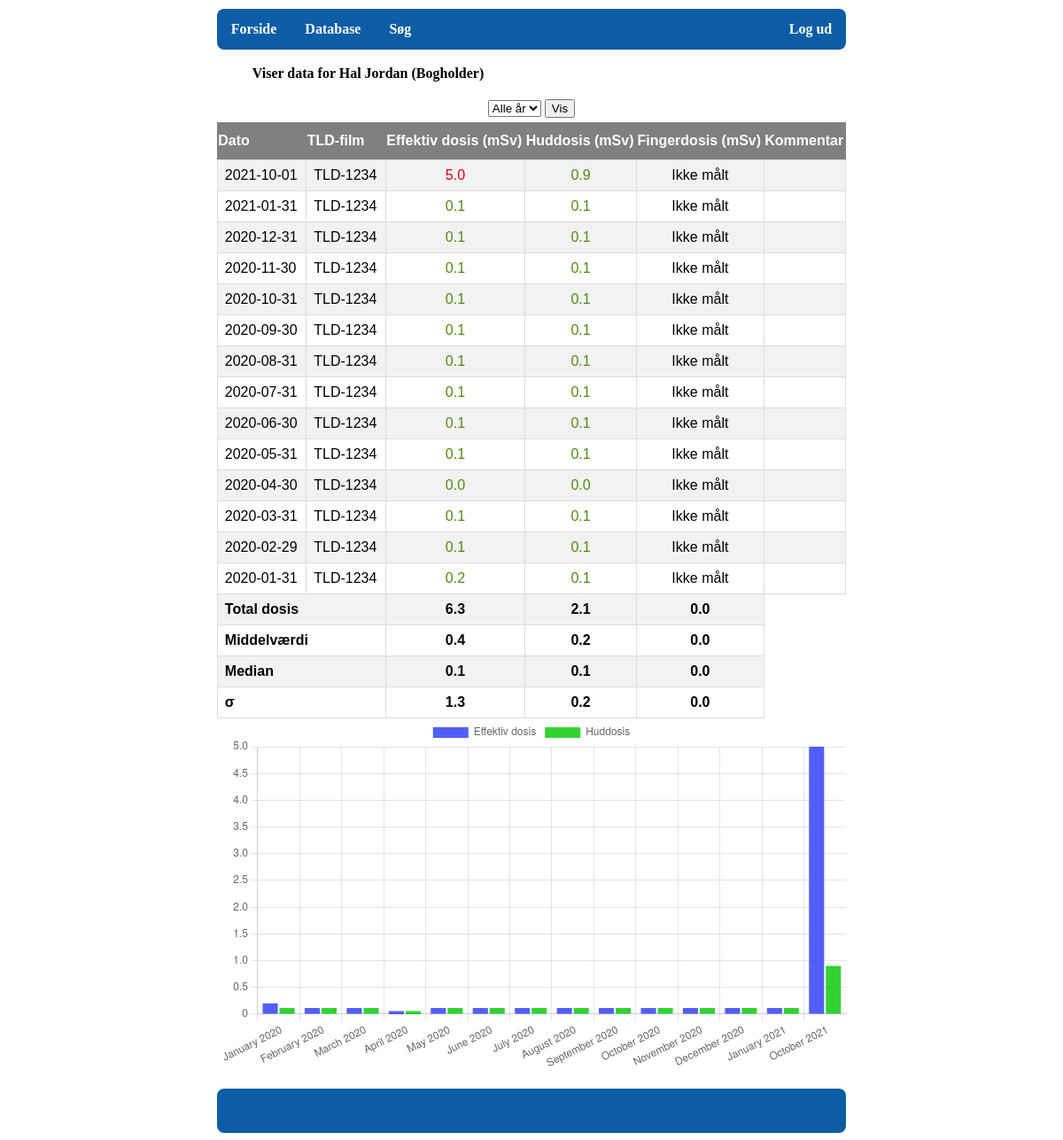
/show_dose.php?navn=Hal+Jordan&year=all (signed in), run on the app's committed database.
### tables this page shows
CREATE TABLE `historik` (
  `id` int NOT NULL,
  `date` date NOT NULL,
  `TLD` varchar(50) NOT NULL,
  `name` text NOT NULL,
  `effective_dose` decimal(2,1) NOT NULL,
  `skin_dose` decimal(2,1) NOT NULL,
  `finger_dose` decimal(3,1) DEFAULT NULL,
  `comment` varchar(400) DEFAULT NULL
);

### src/modules/monthFromDates.php (called while the page is built, shortened)
<?php
function extract_months($date_array){
$weekdays_da = $arrayName = array('Monday' => 'Mandag', 'Tuesday' => 'Tirsdag', 'Wednesday' => 'Onsdag',
    'Thursday' => 'Torsdag', 'Friday' => 'Fredag', 'Saturday' => 'Lørdag',
    'Sunday' => 'Søndag');
$month_array = array();
foreach($date_array as $date){
    $month = date("F",strtotime($date));
    $year = date("Y",strtotime($date));
    if (array_key_exists($month,$weekdays_da)){
        $da_month = $weekdays_da[$month];
        $month_array[] = "'$da_month $year'";
    }
    else{
        $month_array[] = "'$month $year'";
    }
}
return $month_array;
}
?>

### src/show_dose.php (the view, shortened to what this page needs)
<?php
require('modules/common_functions.php');
require('modules/monthFromDates.php');
echo(html_header());
$db_host = getenv('mysql_addr');
$db_user = getenv('mysql_user');
$db_password = getenv('mysql_pass');
$db = getenv('mysql_dosedb');
$conn = mysqli_connect($db_host, $db_user, $db_password, $db);
$name = (isset($_GET["navn"]) ) ? htmlspecialchars($_GET["navn"]) : "John+Doe";
$year = (isset($_GET["year"]) ) ? htmlspecialchars($_GET["year"]) : "all";
$date_array = array();
$effective_dose_array = array();
$skin_dose_array = array();
$finger_dose_array = array();
$total_effective_dose = 0;
$total_skin_dose = 0;
$total_finger_dose = 0;
if($_GET["year"] != 'all'){
	$year = $_GET["year"];
	$query_full = True;
} else {
	$query_full = False;
}
if($query_full){
	$query = "SELECT * FROM historik WHERE name='" . $name . "' AND YEAR(date)='" . $year . "' ORDER BY date DESC";
} else {
	$query = "SELECT * FROM historik WHERE name='" . $name . "' ORDER BY date DESC";
}
$result = mysqli_query($conn, $query);
$position = single_sql_value($conn, "SELECT personel_type FROM personale WHERE name='" . $name . "' LIMIT 1", 0);
echo '<div class="body_text"><b>Viser data for ' . $name . ' (<a href="show_group_dose.php?group=' . $position . '&year=all">' . $position . '</a>)</b></div>';
?>
<div align="center">
	<form method="GET" action="">
		<select name="year" id="year">
			<option value="all">Alle år</option>
		</select>
		<input type="submit" name="submit" value="Vis"><br>
	</form>
</div>
<div align="center">
	<table class="simple_table">
		<tr>
			<th>Dato</th>
			<th>TLD-film</th>
			<th>Effektiv dosis (mSv)</th>
			<th>Huddosis (mSv)</th>
			<th>Fingerdosis (mSv)</th>
			<th>Kommentar</th>
		</tr>
		<?php
		while($row = mysqli_fetch_array($result)){
			$total_effective_dose += $row["effective_dose"];
			$total_skin_dose += $row["skin_dose"];
			$total_finger_dose += $row["finger_dose"];
			if (isset( $n_meas ) ){
				$n_meas++;
			}
			else{
				$n_meas = 1;
			}
			array_push($date_array, date('Y-m-d', strtotime($row["date"])));
			array_push($effective_dose_array, $row["effective_dose"]);
			array_push($skin_dose_array, $row["skin_dose"]);
			array_push($finger_dose_array, $row["finger_dose"]);
			$bool_finger_dose = True;
	        if($row["effective_dose"] > 1){
				$color_eff = "#D8000C";
			} elseif($row["effective_dose"] >= 0.5){
				$color_eff = "#FBB117";
			} elseif($row["effective_dose"] >= 0){
				$color_eff = "#4F8A10";
			} else {
				$color_eff = "black";
			}
			if($row["skin_dose"] > 50){
				$color_skin = "#D8000C";
			} elseif($row["skin_dose"] > 25){
				$color_skin = "#FBB117";
			} elseif($row["skin_dose"] >= 0){
				$color_skin = "#4F8A10";
			} else {
				$color_skin = "black";
			}
			if($bool_finger_dose){
				if($row["finger_dose"] > 40){
					$color_finger = "#D8000C";
				} elseif($row["finger_dose"] > 20){
					$color_finger = "#FBB117";
				} elseif($row["finger_dose"] >= 0){
					$color_finger = "#4F8A10";
				} else {
					$color_finger = "black";
				}
			} else {
				$color_finger = "black";
			}
		?>
			<tr>
				<td><?php echo $row["date"]; ?></td>
				<td><a href="edit.php?TLD=<?php echo $row["TLD"]; ?>&name=<?php echo $row["name"]; ?>"><?php echo $row["TLD"]; ?></a></td>
				<td align="center"><?php echo '<span style="color: ' . $color_eff . '">' . $row["effective_dose"]; ?></td>
				<td align="center"><?php echo '<span style="color: ' . $color_skin . '">' . $row["skin_dose"]; ?></td>
				<?php
				if(!is_null($row["finger_dose"])){
					echo '<td align="center"><span style="color: ' . $color_finger . '">' . $row["finger_dose"] . '</td>';
				} else {
					echo '<td align="center">Ikke målt</td>';
				}
				?>
				<td><?php echo $row["comment"]; ?></td>
			</tr>
	<?php
		}
	?>
		<tr>
			<td colspan="2"><b>Total dosis</b></td>
			<td align="center"><b><?php echo number_format($total_effective_dose,1); ?></b></td>
			<td align="center"><b><?php echo number_format($total_skin_dose,1); ?></b></td>
			<?php
			if($bool_finger_dose){
				echo '<td align="center"><b>' . number_format($total_finger_dose,1) . '</b></td>';
			} else {
				echo '<td>/</td>';
			}
			?>
		</tr>
		<tr>
			<td colspan="2"><b>Middelværdi</b></td>
			<td align="center"><b><?php echo number_format($total_effective_dose/$n_meas,1); ?></b></td>
			<td align="center"><b><?php echo number_format($total_skin_dose/$n_meas,1); ?></b></td>
			<?php
			if($bool_finger_dose){
				echo '<td align="center"><b>' . number_format($total_finger_dose/$n_meas,1) . '</b></td>';
			} else {
				echo '<td>/</td>';
			}
			?>
		</tr>
		<tr>
			<td colspan="2"><b>Median</b></td>
			<td align="center"><b><?php echo number_format(median($effective_dose_array),1); ?></b></td>
			<td align="center"><b><?php echo number_format(median($skin_dose_array),1); ?></b></td>
			<?php
			if($bool_finger_dose){
				echo '<td align="center"><b>' . number_format(median($finger_dose_array),1) . '</b></td>';
			} else {
				echo '<td>/</td>';
			}
			?>
		</tr>
		<tr>
			<td colspan="2"><b>&sigma;</b></td>
			<td align="center"><b><?php echo number_format(standard_deviation($effective_dose_array),1); ?></b></td>
			<td align="center"><b><?php echo number_format(standard_deviation($skin_dose_array),1); ?></b></td>
			<?php
			if($bool_finger_dose){
				echo '<td align="center"><b>' . number_format(standard_deviation($finger_dose_array),1) . '</b></td>';
			} else {
				echo '<td></td>';
			}
			?>
		</tr>
	</table>
</div>
<?php
$months_for_chart = extract_months(array_reverse($date_array));
$months_for_chart = implode(',', $months_for_chart);
$effective_dose_array_chart = array_reverse($effective_dose_array);
$skin_dose_array_chart = array_reverse($skin_dose_array);
?>
<div class="chart-container">
	<canvas id="doseChart" height="400px"></canvas>
</div>
<script>
const ctx = document.getElementById('doseChart');
const labels = [<?php echo $months_for_chart; ?>];
const data = {
  labels: labels,
  datasets: [
    {
      label: 'Effektiv dosis',
      data: [<?php echo implode(',', $effective_dose_array_chart); ?>],
      borderColor: 'rgba(39, 56, 245, 0.8)',
      backgroundColor: 'rgba(39, 56, 245, 0.8)',
	  minBarLength: 7
    },
    {
      label: 'Huddosis',
      data: [<?php echo implode(',', $skin_dose_array_chart); ?>],
      borderColor: 'rgba(0, 199, 0, 0.8)',
      backgroundColor: 'rgba(0, 199, 0, 0.8)',
	  minBarLength: 7
    }
  ]};
const doseChart = new Chart(ctx, {
    type: 'bar',
    data: data,
    options: {
		responsive: true,
		maintainAspectRatio: false,
        scales: {
            y: {
                beginAtZero: true,
				suggestedMax: 1
            }
        }
    }
});
</script>
<?php
echo '<br/>';
echo html_footer();
?>

### src/modules/common_functions.php (shortened to what this page needs)
<?php
function single_sql_value($con,$query,$column){
    $result = mysqli_query($con, $query);
    $row = mysqli_fetch_array($result);
    $value = $row[$column];
    return($value);
}
function html_header(){
	$site_page = basename($_SERVER['PHP_SELF']);
	$header = "";
	$header = $header . "<!DOCTYPE HTML PUBLIC \"-//W3C//DTD HTML 4.01 Transitional//EN\" \"http://www.w3.org/TR/html4/loose.dtd\">\n";
	$header = $header . "<html>\n";
	$header = $header . "    <head>\n";
	$header = $header . "		 <meta http-equiv=\"X-UA-Compatible\" content=\"IE=EmulateIE7; IE=EmulateIE9;\" >";
	$header = $header . "        <meta http-equiv=\"Content-Type\" content=\"text/html; charset=UTF-8\">\n";
	$header = $header . "        <title>Stråledosis - " . getenv('hospital_name') . "</title>\n";
	$header = $header . "        <link rel=\"stylesheet\" href=\"css/style.css\" type=\"text/css\" media=\"screen\" />\n";
	$header = $header . "		 <script src=\"js/ajax.js\"></script>\n";
	$header = $header . "		 <script src=\"js/chart.js\"></script>\n";
	$header = $header . "    </head>\n";
	$header = $header . "    <body onload=showData('sum')>\n";
	$header = $header . "        <div class=\"container\">\n";
	$header = $header . "			<ul>\n";
	$header = $header . "				<li><a " . ($site_page == 'index.php' ? 'class="active" ' : '') . "href=\"index.php?type=latest&submit=Vis\">Forside</a></li>\n";
	$header = $header . "				<li><a " . ($site_page == 'database.php' ? 'class="active" ' : '') . "href=\"database.php\">Database</a></li>\n";
	$header = $header . "				<li><a " . ($site_page == 'search.php' ? 'class="active" ' : '') . "href=\"search.php\">Søg</a></li>\n";
	$header = $header . "				<li style=\"float:right\"><a href=\"logout.php\">Log ud</a></li>\n";
	$header = $header . "			</ul>\n";
	return($header);
}
function html_footer(){
	$footer = "";
	$footer = $footer . "<div class=\"copyright\">" . getenv('hospital_location') . "\n";
	$footer = $footer . "        </div>\n";
	$footer = $footer . "        </div>\n";
	$footer = $footer . "    </body>\n";
	$footer = $footer . "</html>\n";
	return($footer);
}
function standard_deviation($aValues, $bSample = false){
    $fMean = array_sum($aValues) / count($aValues);
    $fVariance = 0.0;
    foreach ($aValues as $i){
        $fVariance += pow($i - $fMean, 2);
    }
    $fVariance /= ( $bSample ? count($aValues) - 1 : count($aValues) );
    return (float) sqrt($fVariance);
}
function median($arr){
    if($arr){
        $count = count($arr);
        sort($arr);
        $mid = floor(($count-1)/2);
        return ($arr[$mid]+$arr[$mid+1-$count%2])/2;
    }
    return 0;
}
?>

### src/css/style.css (style rules this page uses)
.container { border: 0px solid red; max-width:60%; margin-left:auto; margin-right:auto; }
.copyright { background:#0C5DA5; border-radius: 8px; padding:5px; color:#FFFFFF; font-size:16px; text-align:center; font-weight:bold; height:40px; line-height: 40px; }
.body_text { margin-top:20px; margin-bottom:20px; margin-left:40px; }
a:link,a:visited { color:black; text-decoration:none; }
.container ul { list-style-type: none; margin: 0; padding: 0; overflow: hidden; background-color: #0C5DA5; border-radius: 8px; position: -webkit-sticky; position: sticky; top: 10px; }
.container li { float: left; }
.container li a { display: block; color: white; text-align: center; padding: 14px 16px; text-decoration: none; font-weight:bold; }
.simple_table { font-family: "Trebuchet MS", Arial, Helvetica, sans-serif; border-collapse: collapse; width: 100%; margin-top: 5px; }
.simple_table td, #labels_table th { border: 1px solid #ddd; padding: 8px; }
.simple_table tr:nth-child(even) { background-color: #f2f2f2; }
.simple_table th { padding-top: 12px; padding-bottom: 12px; text-align: left; background-color: #808080; color: white; }

### data on the page
historik: date "2021-10-01", TLD "TLD-1234", effective_dose "5.0", skin_dose "0.9", shows "Ikke målt"
historik: date "2021-01-31", TLD "TLD-1234", effective_dose "0.1", skin_dose "0.1", shows "Ikke målt"
historik: date "2020-12-31", TLD "TLD-1234", effective_dose "0.1", skin_dose "0.1", shows "Ikke målt"
historik: date "2020-11-30", TLD "TLD-1234", effective_dose "0.1", skin_dose "0.1", shows "Ikke målt"
historik: date "2020-10-31", TLD "TLD-1234", effective_dose "0.1", skin_dose "0.1", shows "Ikke målt"
historik: date "2020-09-30", TLD "TLD-1234", effective_dose "0.1", skin_dose "0.1", shows "Ikke målt"
historik: date "2020-08-31", TLD "TLD-1234", effective_dose "0.1", skin_dose "0.1", shows "Ikke målt"
historik: date "2020-07-31", TLD "TLD-1234", effective_dose "0.1", skin_dose "0.1", shows "Ikke målt"
historik: date "2020-06-30", TLD "TLD-1234", effective_dose "0.1", skin_dose "0.1", shows "Ikke målt"
historik: date "2020-05-31", TLD "TLD-1234", effective_dose "0.1", skin_dose "0.1", shows "Ikke målt"
historik: date "2020-04-30", TLD "TLD-1234", effective_dose "0.0", skin_dose "0.0", shows "Ikke målt"
historik: date "2020-03-31", TLD "TLD-1234", effective_dose "0.1", skin_dose "0.1", shows "Ikke målt"
historik: date "2020-02-29", TLD "TLD-1234", effective_dose "0.1", skin_dose "0.1", shows "Ikke målt"
historik: date "2020-01-31", TLD "TLD-1234", effective_dose "0.2", skin_dose "0.1", shows "Ikke målt"

### other printed values
$name "Hal Jordan"
$position "Bogholder"
$total_effective_dose "6.3"
$total_skin_dose "2.1"
$total_finger_dose "0.0"
$total_effective_dose/$n_meas "0.4"
$total_skin_dose/$n_meas "0.2"
$total_finger_dose/$n_meas "0.0"
median($skin_dose_array) "0.1"
median($finger_dose_array) "0.0"
standard_deviation($effective_dose_array) "1.3"
standard_deviation($skin_dose_array) "0.2"
standard_deviation($finger_dose_array) "0.0"
chart data {{ implode(',', $effective_dose_array_chart) }} 0.2,0.1,0.1,0.0,0.1,0.1,0.1,0.1,0.1,0.1,0.1,0.1,0.1,5.0
chart data {{ implode(',', $skin_dose_array_chart) }} 0.1,0.1,0.1,0.0,0.1,0.1,0.1,0.1,0.1,0.1,0.1,0.1,0.1,0.9
